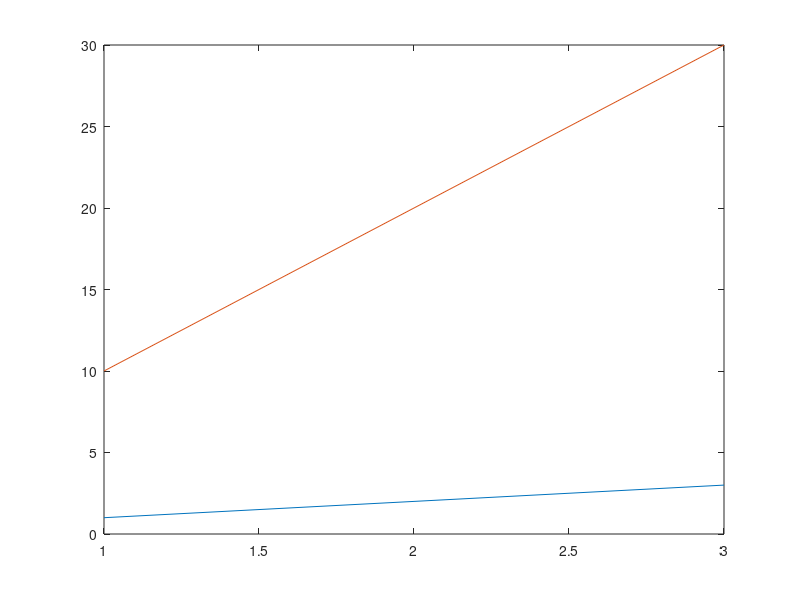

This chart was generated by the following MATLAB code: (Note: this script raises an error after producing the figure.)
lines = plot([1,10;2,20;3,30]);
ax = gca();
first = lines(1);
first.DisplayName = 'Measured';
first.Clipping = 'off';
ax.YLim = [0,5];
grid(ax, 'on');
title(ax, 'Gain');
xlabel(ax, 'Time');
ylabel(ax, 'Power');
lg = legend(ax);
